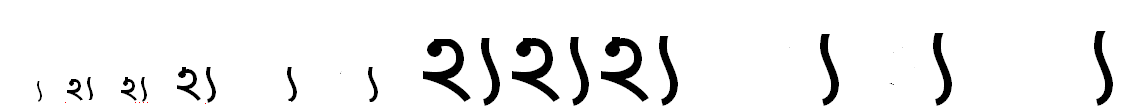
#> input picture GenData+TrainingFiles/14.PNG, 1134 x 106 px, found by its file name
$ python GenData_Simple.py   (Python 2 division)   (older library calls are emulated)
#> lines starting #> are read from the running program, lines starting #| are printed output that depends on the picture; after the words box and inside, x2 and y2 are one past the last pixel; in counts of white or black regions, pixels touching at a corner belong together
# GenData.py

import sys
import numpy as np
import cv2
import os

# module level variables ##########################################################################
MIN_CONTOUR_AREA = 55

RESIZED_IMAGE_WIDTH = 20
RESIZED_IMAGE_HEIGHT = 30

###################################################################################################
def main():
    imgTrainingNumbers = cv2.imread("14.png")            # read in training numbers image
#> imgTrainingNumbers is the input picture: shape (106, 1134, 3); mean B, G, R 238.7, 238.7, 238.7

    if imgTrainingNumbers is None:                          # if image was not read successfully
        print "error: image not read from file \n\n"        # print error message to std out
        os.system("pause")                                  # pause so user can see error message
        return                                              # and exit function (which exits program)
    # end if

    imgGray = cv2.cvtColor(imgTrainingNumbers, cv2.COLOR_BGR2GRAY)          # get grayscale image
    imgBlurred = cv2.GaussianBlur(imgGray, (5,5), 0)                        # blur

                                                        # filter image from grayscale to black and white

    imgThresh = cv2.adaptiveThreshold(imgBlurred,                           # input image
                                      255,                                  # make pixels that pass the threshold full white
                                      cv2.ADAPTIVE_THRESH_GAUSSIAN_C,       # use gaussian rather than mean, seems to give better results
                                      cv2.THRESH_BINARY_INV,                # invert so foreground will be white, background will be black
                                      11,                                   # size of a pixel neighborhood used to calculate threshold value
                                      2)                                    # constant subtracted from the mean or weighted mean
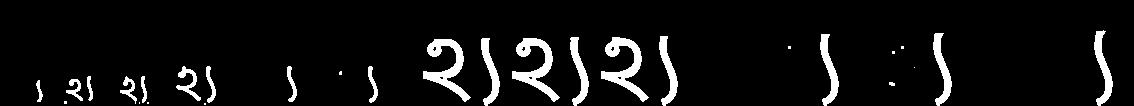
#> imgThresh: shape (106, 1134); 6.6% white; 28 white regions (9 under 20 px)

    cv2.imshow("imgThresh", imgThresh)      # show threshold image for reference

    imgThreshCopy = imgThresh.copy()        # make a copy of the thresh image, this in necessary b/c findContours modifies the image

    imgContours, npaContours, npaHierarchy = cv2.findContours(imgThreshCopy,        # input image, make sure to use a copy since the function will modify this image in the course of finding contours
                                                 cv2.RETR_EXTERNAL,                 # retrieve the outermost contours only
                                                 cv2.CHAIN_APPROX_SIMPLE)           # compress horizontal, vertical, and diagonal segments and leave only their end points
#> npaContours = 28 contours, 10 with area under 20; largest, box (x1, y1, x2, y2) and area: (601, 37, 649, 102) 960, (512, 38, 560, 102) 952, (423, 39, 471, 102) 938, (1094, 30, 1113, 106) 512, (933, 33, 952, 106) 496; npaHierarchy = 28 rows, first 6: [1, -1, -1, -1], [2, 0, -1, -1], [3, 1, -1, -1], [4, 2, -1, -1], [5, 3, -1, -1], [6, 4, -1, -1]

                                # declare empty numpy array, we will use this to write to file later
                                # zero rows, enough cols to hold all image data
    npaFlattenedImages =  np.empty((0, RESIZED_IMAGE_WIDTH * RESIZED_IMAGE_HEIGHT))


    intClassifications = []         # declare empty classifications list, this will be our list of how we are classifying our chars from user input, we will write to file at the end

                                    # possible chars we are interested in are digits 0 through 9, put these in list intValidChars
    intValidChars = [
        # LETTERS

        ord('q'), ord('w'), ord('e'), ord('r'), ord('t'), ord('y'), ord('u'), ord('i'), ord('o'), ord('p'), ord('a'),
        ord('s'), ord('d'), ord('f'), ord('g'), ord('h'), ord('j'), ord('k'), ord('l'),
        ord('z'), ord('x'), ord('c'), ord('v'), ord('b'),
        ord('n'), ord('m'),
        ord('E'), ord('Q'),
        ord('W'), ord('R'), ord('T'), ord('Y'),
        ord('U'), ord('I'), ord('O'), ord('P'), ord('A'),
        ord('S'), ord('D'), ord('F'), ord('G'), ord('H'), ord('J'),
        ord('K'), ord('L'), ord('Z'), ord('X'), ord('C'), ord('V'), ord('B'), ord('N'), ord('M'),

        # NUMBERS

        ord('0'), ord('1'), ord('2'), ord('3'), ord('4'), ord('5'), ord('6'), ord('7'), ord('8'), ord('9'),

        # SYMBOLS

        ord('~'), ord('!'), ord('#'), ord('$'), ord('%'), ord('^'), ord('&'), ord('*'), ord('('), ord(')'), ord('{'),
        ord('}'), ord(';'), ord(':'), ord('"'), ord(','), ord('?'), ord('%'),
        ord('`'), ord('-'), ord('+'),ord('.'),

        # COMPOUND_CHARACTERS

        1000, 1001, 1002, 1003, 1004, 1005, 1006, 1007, 1008, 1009, 1010, 1011, 1012, 1013, 1014, 1015, 1016, 1017,
        1018, 1019, 1020, 1021, 1022, 1023, 1024, 1025, 1026, 1027, 1028, 1029, 1030, 1031, 1032, 1033, 1034, 1035,
        1036, 1037, 1038, 1039, 1040, 1041, 1042, 1043, 1044, 1045, 1046, 1047, 1048, 1049, 1050, 1051, 1052, 1053,
        1054, 1055, 1056, 1057, 1058, 1059, 1060, 1061, 1062, 1063, 1064, 1065, 1066, 1067, 1068, 1069, 1070, 1071,
        1072, 1073, 1074, 1075, 1076, 1077, 1078, 1079, 1080, 1081, 1082, 1083, 1084, 1085, 1086, 1087, 1088, 1089,
        1090, 1091, 1092, 1093, 1094, 1095, 1096, 1097, 1098, 1099, 1100, 1101, 1102, 1103, 1104, 1105, 1106, 1107,
        1108, 1109, 1110, 1111, 1112, 1113, 1114, 1115, 1116, 1117, 1118, 1119, 1120, 1121, 1122, 1123, 1124, 1125,
        1126, 1127, 1128, 1129, 1130, 1131, 1132, 1133, 1134, 1135, 1136, 1137, 1138, 1139, 1140, 1141, 1142, 1143,
        1144, 1145, 1146, 1147, 1148, 1149, 1150, 1151, 1152, 1153, 1154, 1155, 1156, 1157, 1158, 1159, 1160, 1161,
        1162, 1163, 1164, 1165, 1166, 1167, 1168, 1169, 1170, 1171, 1172
    ]


    for npaContour in npaContours:                          # for each contour
        if cv2.contourArea(npaContour) > MIN_CONTOUR_AREA:          # if contour is big enough to consider
            [intX, intY, intW, intH] = cv2.boundingRect(npaContour)         # get and break out bounding rect

                                                # draw rectangle around each contour as we ask user for input
            cv2.rectangle(imgTrainingNumbers,           # draw rectangle on original training image
                          (intX, intY),                 # upper left corner
                          (intX+intW,intY+intH),        # lower right corner
                          (0, 0, 255),                  # red
                          2)                            # thickness

            imgROI = imgThresh[intY:intY+intH, intX:intX+intW]                                  # crop char out of threshold image
            imgROIResized = cv2.resize(imgROI, (RESIZED_IMAGE_WIDTH, RESIZED_IMAGE_HEIGHT))     # resize image, this will be more consistent for recognition and storage

            cv2.imshow("imgROI", imgROI)                    # show cropped out char for reference


            cv2.imshow("imgROIResized", imgROIResized)      # show resized image for reference
            cv2.imshow("training_numbers.png", imgTrainingNumbers)      # show training numbers image, this will now have red rectangles drawn on it

            intChar = cv2.waitKey(0)                     # get key press

            if intChar == 27:                   # if esc key was pressed
                sys.exit()                      # exit program
            elif intChar in intValidChars:      # else if the char is in the list of chars we are looking for . . .

                intClassifications.append(intChar)                                                # append classification char to integer list of chars (we will convert to float later before writing to file)

                npaFlattenedImage = imgROIResized.reshape((1, RESIZED_IMAGE_WIDTH * RESIZED_IMAGE_HEIGHT))  # flatten image to 1d numpy array so we can write to file later
                npaFlattenedImages = np.append(npaFlattenedImages, npaFlattenedImage, 0)                    # add current flattened impage numpy array to list of flattened image numpy arrays
#> this loop made 13 passes; (key q is pressed on pass 7)
#> (intX, intY, intW, intH) on passes 7, 8, 9, 10, 13: (66, 79, 17, 22), (141, 76, 6, 27), (120, 76, 17, 28), (87, 76, 6, 25), (368, 66, 10, 37)
#> npaContour on passes 1, 2, 3, 4, 12: [[204, 103], [204, 104], [205, 104], [205, 103]], [[147, 102], [147, 103], [148, 103], [148, 102]], [[139, 102], [139, 103]], [[64, 101], [64, 103], [66, 103], [66, 101]], [[914, 67]]
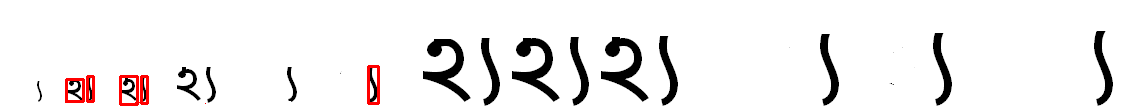
#> imgTrainingNumbers: shape (106, 1134, 3); 0.96% of pixels changed, all inside (x1, y1, x2, y2) = (65, 65, 380, 106)
#> after the loop, intClassifications = [113, 101, 120, 81]
            # end if
        # end if
    # end for

    fltClassifications = np.array(intClassifications, np.float32)                   # convert classifications list of ints to numpy array of floats

    npaClassifications = fltClassifications.reshape((fltClassifications.size, 1))   # flatten numpy array of floats to 1d so we can write to file later

    print "\n\ntraining complete !!\n"

    np.savetxt("classifications.txt", npaClassifications)           # write flattened images to file
    np.savetxt("flattened_images.txt", npaFlattenedImages)          #

    cv2.destroyAllWindows()             # remove windows from memory

    return

###################################################################################################
if __name__ == "__main__":
    main()
#> (the program exits here)

$ run again, with GenData+TrainingFiles/12.PNG copied over GenData+TrainingFiles/14.PNG
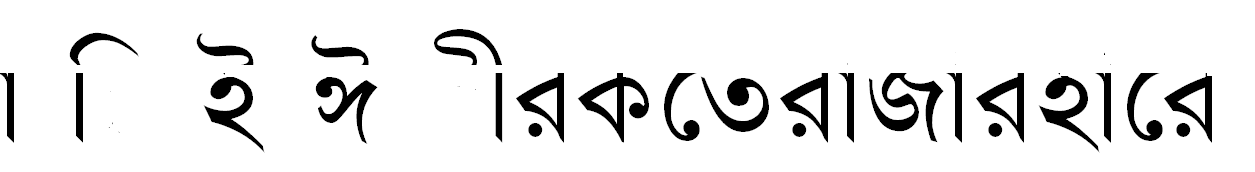
#> input picture GenData+TrainingFiles/12.PNG, 1255 x 172 px, found by its file name
#> in main, imgTrainingNumbers is the input picture: shape (172, 1255, 3); min 0, max 255, mean 230.8
#> in main, `imgThresh = cv2.adaptiveThreshold(imgBlurred,`:
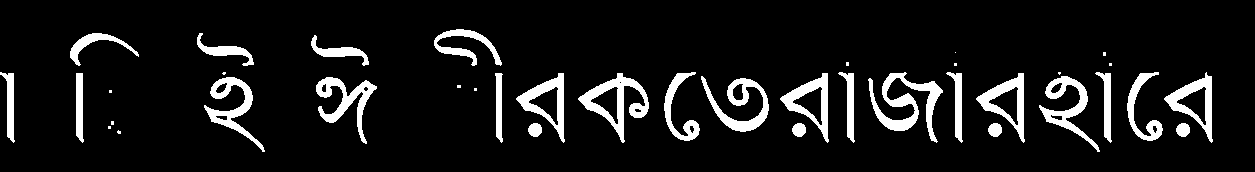
#> imgThresh: shape (172, 1255); 9.4% white; 39 white regions (13 under 20 px)
#> npaContours = 39 contours, 13 with area under 20; largest, box (x1, y1, x2, y2) and area: (578, 73, 649, 143) 1852, (976, 73, 1025, 143) 1504, (780, 73, 829, 143) 1504, (516, 73, 565, 143) 1504, (868, 72, 943, 143) 1498; npaHierarchy = 39 rows, first 6: [1, -1, -1, -1], [2, 0, -1, -1], [3, 1, -1, -1], [4, 2, -1, -1], [5, 3, -1, -1], [6, 4, -1, -1]
#> the loop in main, `for npaContour in npaContours:` made 11 passes; (key q is pressed on pass 3)
#> (intX, intY, intW, intH) on passes 3, 4, 5, 6, 11: (1176, 123, 14, 14), (988, 123, 14, 14), (792, 123, 14, 14), (528, 123, 14, 14), (316, 77, 61, 67)
#> after the loop in main, `for npaContour in npaContours:`:
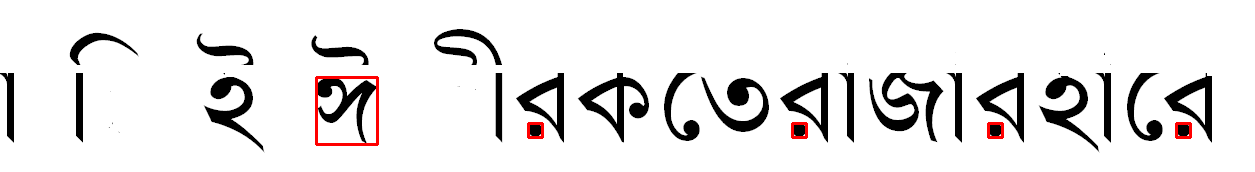
#> imgTrainingNumbers: shape (172, 1255, 3); 0.66% of pixels changed, all inside (x1, y1, x2, y2) = (315, 76, 1192, 146)
#> after the loop in main, `for npaContour in npaContours:`: intClassifications = [113, 101, 120, 81]

$ run again, with GenData+TrainingFiles/13.PNG copied over GenData+TrainingFiles/14.PNG
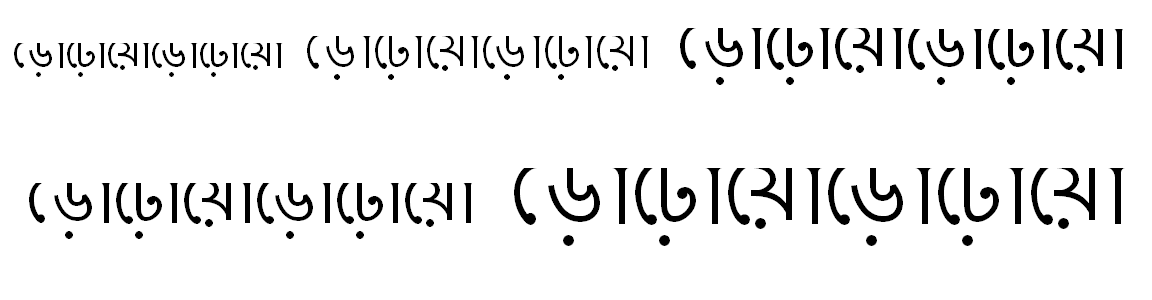
#> input picture GenData+TrainingFiles/13.PNG, 1152 x 300 px, found by its file name
#> in main, imgTrainingNumbers is the input picture: shape (300, 1152, 3); min 0, max 255, mean 236.9
#> in main, `imgThresh = cv2.adaptiveThreshold(imgBlurred,`:
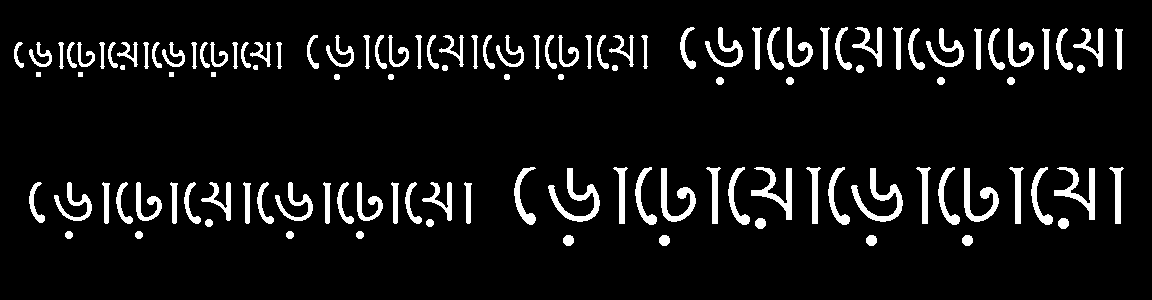
#> imgThresh: shape (300, 1152); 7.6% white; 120 white regions
#> npaContours = 120 contours, 6 with area under 20; largest, box (x1, y1, x2, y2) and area: (851, 168, 903, 222) 670, (548, 168, 600, 222) 670, (1054, 167, 1095, 220) 578, (751, 167, 792, 220) 578, (964, 168, 999, 222) 545; npaHierarchy = 120 rows, first 6: [1, -1, -1, -1], [2, 0, -1, -1], [3, 1, -1, -1], [4, 2, -1, -1], [5, 3, -1, -1], [6, 4, -1, -1]
#> the loop in main, `for npaContour in npaContours:` made 11 passes; (key q is pressed on pass 1)
#> (intX, intY) on passes 1, 2, 3, 4, 11: (962, 235), (866, 235), (659, 235), (563, 235), (1058, 218)
#> after the loop in main, `for npaContour in npaContours:`:
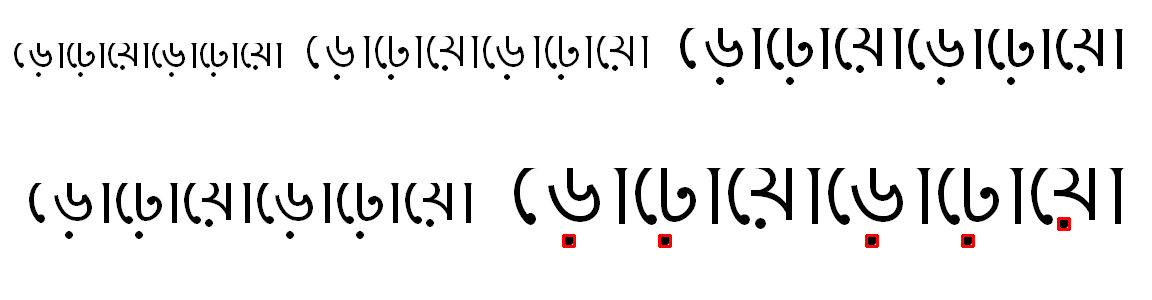
#> imgTrainingNumbers: shape (300, 1152, 3); 0.19% of pixels changed, all inside (x1, y1, x2, y2) = (562, 217, 1071, 248)
#> after the loop in main, `for npaContour in npaContours:`: intClassifications = [113, 101, 120, 81]

$ run again, with GenData+TrainingFiles/6.png copied over GenData+TrainingFiles/14.PNG
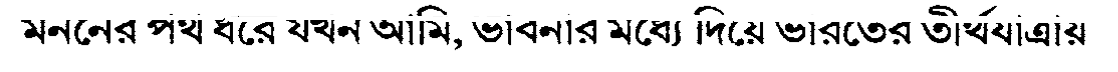
#> input picture GenData+TrainingFiles/6.png, 1118 x 72 px, found by its file name
#> in main, imgTrainingNumbers is the input picture: shape (72, 1118, 3); min 0, max 255, mean 225.2
#> in main, `imgThresh = cv2.adaptiveThreshold(imgBlurred,`:
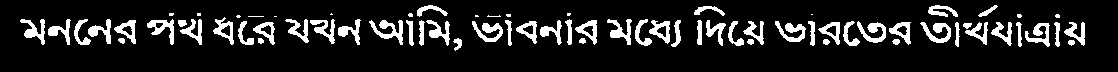
#> imgThresh: shape (72, 1118); 12.9% white; 73 white regions (14 under 20 px)
#> npaContours = 73 contours, 14 with area under 20; largest, box (x1, y1, x2, y2) and area: (369, 20, 403, 45) 272, (649, 20, 670, 44) 266, (147, 19, 174, 45) 260, (575, 20, 597, 45) 258, (213, 17, 234, 45) 256; npaHierarchy = 73 rows, first 6: [1, -1, -1, -1], [2, 0, -1, -1], [3, 1, -1, -1], [4, 2, -1, -1], [5, 3, -1, -1], [6, 4, -1, -1]
#> the loop in main, `for npaContour in npaContours:` made 14 passes; (key q is pressed on pass 9)
#> (intX, intY, intW, intH) on passes 9, 11, 12, 13, 14: (1025, 23, 25, 24), (1064, 22, 21, 24), (1054, 22, 6, 25), (1016, 22, 6, 25), (991, 22, 21, 24)
#> after the loop in main, `for npaContour in npaContours:`:
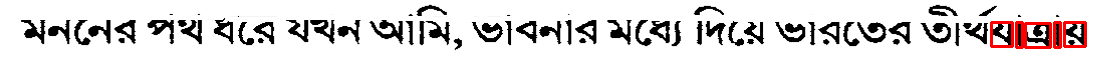
#> imgTrainingNumbers: shape (72, 1118, 3); 1.47% of pixels changed, all inside (x1, y1, x2, y2) = (990, 21, 1087, 49)
#> after the loop in main, `for npaContour in npaContours:`: intClassifications = [113, 101, 120, 81]
